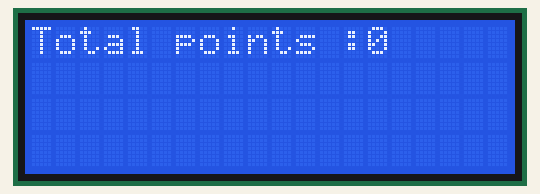
Recording of a sketch running on a simulated Arduino Uno, built with avr-gcc and run on an emulated ATmega328P. On the bench: 20×4 character LCD.

Above: at 0.1 s.
At 4.2 s:
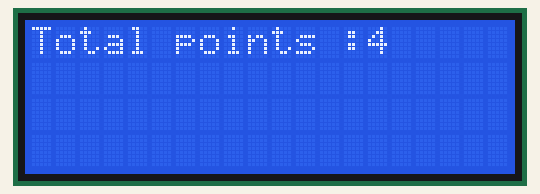
At 11.3 s:
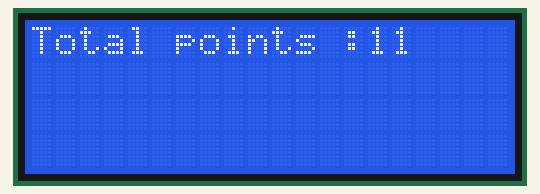
At 19.4 s:
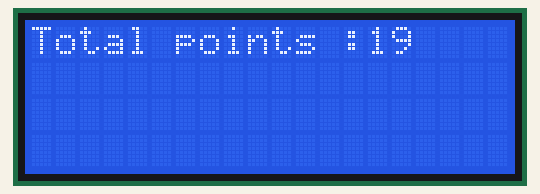
At 27.6 s:
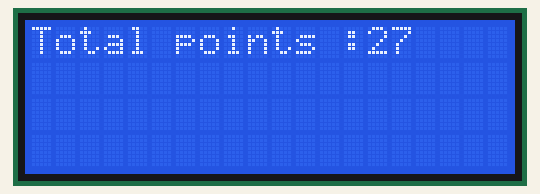
At 38.7 s:
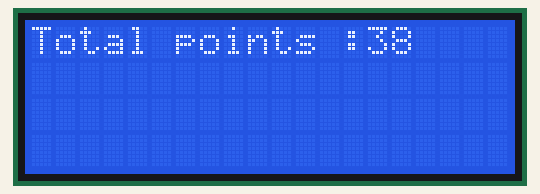

Measured:
- what the display in image 1 shows lasts 1.1 s, from 4.1 s to 5.2 s

The sketch:

tuto_lcd.ino
```cpp
#include <Wire.h>  // Importation de la bibliothèque Wire pour la communication I2C
#include <LiquidCrystal_I2C.h>  // Importation de la bibliothèque LiquidCrystal_I2C pour les écrans LCD utilisant I2C

// Initialisation de l'écran LCD avec son adresse I2C (0x27) et ses dimensions (20 colonnes, 4 lignes)
LiquidCrystal_I2C lcd(0x27, 20, 4);

// Variable pour stocker le score
int score = 0;

void setup() {
  lcd.init();  // Initialisation du LCD
}

void loop() {
  lcd.backlight();  // Active le rétroéclairage du LCD

  // Positionne le curseur au début de la première ligne
  lcd.setCursor(0, 0);

  // Affiche le texte "Total points" sur la première ligne
  lcd.print("Total points :");

  // Affiche la valeur de la variable score
  lcd.print(score);

  // délai de 1 seconde
  delay(1000);

  // Incrémentation de la variable score
  score+=1;
}
```
